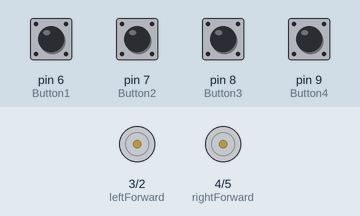
Recording of a sketch running on a simulated Arduino Uno, built with avr-gcc and run on an emulated ATmega328P. Shown: motor-driver pin pairs drawn as motors (green arrow = first pin HIGH = forward, orange = second pin HIGH = backward, longer = more drive). Inputs (shaded band) come from the test bench; at power-on: pin 6 (Button1), pin 7 (Button2), pin 8 (Button3), pin 9 (Button4) LOW.

Above: at 1.2 s.
1.3 s: pin 6 (Button1) pulled HIGH for 0.15 s
At 1.37 s:
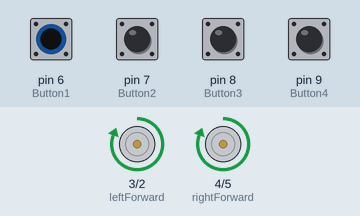
2.9 s: pin 7 (Button2) pulled HIGH for 0.15 s
At 2.97 s:
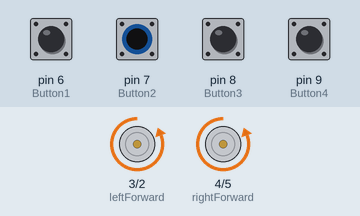
4.5 s: pin 8 (Button3) pulled HIGH for 0.15 s
At 4.57 s:
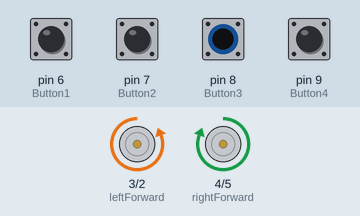
6.1 s: pin 9 (Button4) pulled HIGH for 0.15 s
At 6.17 s:
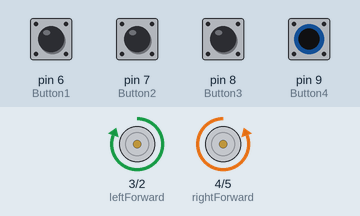
Timing chart, 0 to 8.7 s (numbered marks = the images above; inputs shaded):
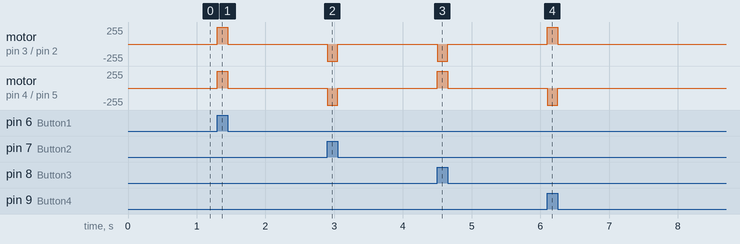

The sketch:

squad-bsc_raneem_arduinotask2.ino
```cpp
//4 buttons (forward, backward, rotate right, and rotate left), represented motion signals on a real motor driver and real motor controlling 2 motors, robot control is done by push buttons

//for motors connected to h-bridge
const int leftForward = 3;
const int leftBackward = 2;
const int rightForward = 4;
const int rightBackward = 5;

//buttons
int Button1 = 6;
int Button2 = 7;
int Button3 = 8;
int Button4 = 9;

int ButtonState1 = 0;
int ButtonState2 = 0;
int ButtonState3 = 0;
int ButtonState4 = 0;

void setup()
{
 Serial.begin(9600);

 pinMode(leftForward, OUTPUT);
 pinMode(leftBackward, OUTPUT);
 pinMode(rightForward, OUTPUT);
 pinMode(rightBackward, OUTPUT);

  //pushbutton as input
 pinMode(Button1, INPUT);
 pinMode(Button2, INPUT);
 pinMode(Button3, INPUT);
 pinMode(Button4, INPUT);

}

void loop(){
  ButtonState1 = digitalRead(Button1);
  ButtonState2 = digitalRead(Button2);
  ButtonState3 = digitalRead(Button3);
  ButtonState4 = digitalRead(Button4);

 // button1-->forward  button2-->backword    button3-->left    button4-->right

  if (ButtonState1 == HIGH)
  {
    forward();
  }

  else if (ButtonState2 == HIGH)
  {
    backward();
  }

  else if (ButtonState3 == HIGH)
  {
    left();
  }

    else if (ButtonState4 == HIGH)
  {
    right();
  }
  else
  {
    Stop();
  }
 }

void forward(){
  digitalWrite(leftForward, HIGH);
  digitalWrite(leftBackward, LOW);
  digitalWrite(rightForward, HIGH);
  digitalWrite(rightBackward, LOW);
}

void left(){
  digitalWrite(leftForward, LOW);
  digitalWrite(leftBackward, HIGH);
  digitalWrite(rightForward, HIGH);
  digitalWrite(rightBackward, LOW);
}


void right(){
  digitalWrite(leftForward, HIGH);
  digitalWrite(leftBackward, LOW);
  digitalWrite(rightForward, LOW);
  digitalWrite(rightBackward, HIGH);
}


void backward(){
  digitalWrite(leftForward, LOW);
  digitalWrite(leftBackward, HIGH);
  digitalWrite(rightForward, LOW);
  digitalWrite(rightBackward, HIGH);
}


void Stop(){
  digitalWrite(leftForward, LOW);
  digitalWrite(leftBackward, LOW);
  digitalWrite(rightForward, LOW);
  digitalWrite(rightBackward, LOW);
}
```

squad-bsc_raneem_1st_basic_calculator.c
```cpp
#include <stdio.h>
int main()
{
    double num1,num2;
    printf("enter the first number :");
    scanf("%lf",&num1);
    printf("enter the second number :");
    scanf("%lf",&num2);

    printf("the sum is %f",num1+num2);
    return 0;
}
  
```

squad-bsc_raneem_3numbers_sum__average.c
```cpp
#include <stdio.h>
int main(){

  double x,y,z;

  printf("please enter the 3 numbers :");
  scanf("%lf %lf %lf",&x,&y,&z);
  double sum=x+y+z;
  printf("the sum is %lf ",sum);
  double avg=sum/3;
  printf("\nthe average is %lf",avg);
  return 0;
}
```

squad-bsc_raneem_bsc_calc.c
```cpp
#include<stdio.h>
int main()
{
    char op;
    float n1,n2,res=0;
      printf("please enter the operator as +,-,*,/: ");
    scanf("%c",&op);
    printf("please enter the two numbers: ");
    scanf("%f %f",&n1,&n2);

    switch(op){
        case '+': res=n1+n2;
           break;
        case '-': res=n1-n2;
           break;

        case '*': res=n1*n2;
            break;
        case '/': res=n1/n2;
            break;

        default: printf("\n Invalid Operator ");
    }
    printf("the value is = %f" ,res);
    return 0;
}
```

squad-bsc_raneem_c-group-project.c
```cpp
#include <stdio.h>
#include <math.h>

void RightTriangle(int height)
{

    int i,j;
      for(i = 1; i <= height; i++) {
      for(j = 1; j <= i; j++)
         printf("* ");

      printf("\n");
   }
}
void square(int height)
{

    int  i, j;


    for (i = 1; i <= height; i++) {
        for (j = 1; j <= height; j++) {
            if (i == 1 || i == height || j == 1 || j == height)
                printf("* ");
            else
                printf("  ");
        }
        printf("\n");
    }
}
void pyramid(int rows)
{

    int i, j, k = 0;


    for ( i =1; i <= rows; i++)
    {
        for ( j = 1; j <= rows - i; j++)
        {
            printf ("  ");
        }

        for ( k = 1; k <= ( 2 * i - 1); k++)
        {
            printf ("* ");
        }
        printf ("\n");
    }
}
void circle(int diameter)
{


    int i,j;
    for (i=0; i<=diameter; i++)
    {
        for (j=0; j<=diameter; j++)
        {
            double distance = sqrt((i-(diameter/2))*(i-(diameter/2)) + (j-(diameter/2))*(j-(diameter/2)));
            if (distance>(diameter/2)-0.5 && distance<(diameter/2)+0.5)
            {
                printf("*");
            }
            else
            { printf(" ");}
        }
        printf("\n");
    }
}
struct circle
{
    int diameter;
};
struct square
{
    int height;
};
struct pyramids
{
    int rows;
};
struct RightTriangle
{
    int height;
};


int main()
{
    struct circle c;
    struct square s;
    struct pyramids p;
    struct RightTriangle r;


    char shape;
    while (shape!='r' || shape!='c' || shape!='s' || shape!='p' ){
    printf("please choose from cirlce (c) square (s) right angle triangle (r) pyramid (p) : ");
    scanf("%s",&shape);
    if(shape=='r')
    {

         printf("enter height : ");
        scanf("%d",&r.height);

        RightTriangle(r.height);
    }
    else if(shape=='s')
    {

         printf("enter height : ");
         scanf("%d",&s.height);
        square(s.height);
    }
    else if(shape=='p')
    {

         printf("enter rows : ");
         scanf("%d",&p.rows);

        pyramid(p.rows);

    }
    else if(shape=='c')
    {

         printf("enter diameter : ");
         scanf("%d",&c.diameter);


        circle(c.diameter);
    }
     else {
        printf("please enter a shape from the choices :) \n");
    }
    }


}
```

squad-bsc_raneem_first-file.c
```cpp
#include <stdio.h>
int main(){
    printf("hello world");
    return 0;
}
```

squad-bsc_raneem_guessing_game.c
```cpp
#include <stdio.h>
int main() {
  int secretnumber=5;
  int guess;
  int guesscount=0;
  int guesslimit=4;
  int outofrange=0;

  while (secretnumber!= guess && outofrange ==0)
  { if(guesscount<guesslimit){
  printf("enter a number : ");
  scanf("%d",&guess);
  guesscount++;
  }else
  outofrange=1;}

  if (outofrange==1){
      printf("out of range");
  }else
  printf("you win");
   return 0;
}
```

squad-bsc_raneem_mad_libs.c
```cpp
#include <stdio.h>
int main(){

   char color[20];
   char pnoun[20];
   char name[20];

   printf("enter the color :" );
   scanf("%s",color);
   printf("enter the pnoun :" );
   scanf("%s",pnoun);
   printf("enter the name :" );
   scanf("%s",name);

   printf("roses are %s\n",color);
   printf("%s are adorable\n", pnoun);
   printf("i love %s",name);

   return 0;
}
```

squad-bsc_raneem_pyramid.c
```cpp
#include <stdio.h>
int main() {
   int i, space, rows, k = 0;
   printf("Enter the number of rows: ");
   scanf("%d", &rows);
   for (i = 1; i <= rows; i++, k = 0) {
      for (space = 1; space <= rows - i; space++) {
         printf("  ");
      }

      while (k != 2 * i - 1) {
         printf("* ");
         k++;
      }
      printf("\n");
   }
   return 0;
}
```

Measured:
- after the input at 1.3 s, motor on pin 3 (leftForward) / pin 2 (leftBackward), motor on pin 4 (rightForward) / pin 5 (rightBackward): stopped → forward 255/255 at once, → stopped 0.15 s later
- after the input at 2.9 s, motor on pin 3 (leftForward) / pin 2 (leftBackward), motor on pin 4 (rightForward) / pin 5 (rightBackward): stopped → backward 255/255 at once, → stopped 0.15 s later
- after the input at 4.5 s, motor on pin 3 (leftForward) / pin 2 (leftBackward): stopped → backward 255/255 at once, → stopped 0.15 s later; motor on pin 4 (rightForward) / pin 5 (rightBackward): stopped → forward 255/255 at once, → stopped 0.15 s later
- after the input at 6.1 s, motor on pin 3 (leftForward) / pin 2 (leftBackward): stopped → forward 255/255 at once, → stopped 0.15 s later; motor on pin 4 (rightForward) / pin 5 (rightBackward): stopped → backward 255/255 at once, → stopped 0.15 s later
